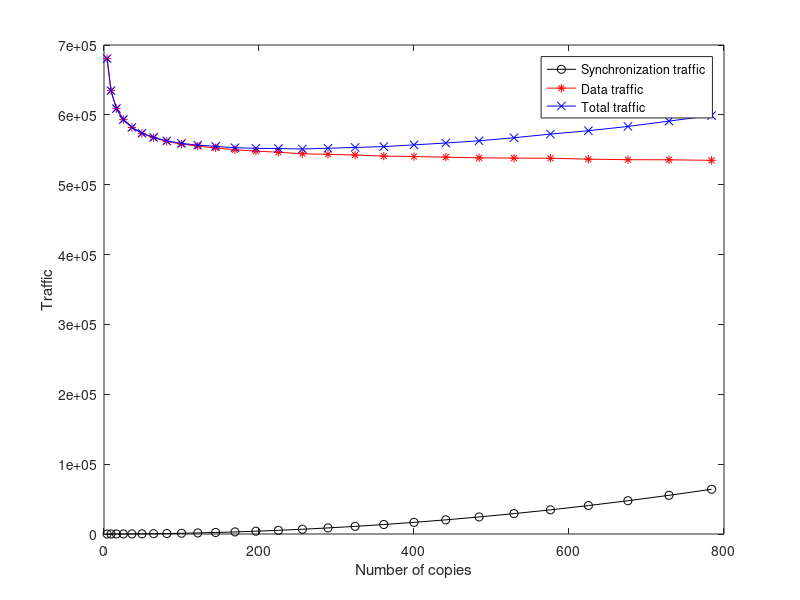

This figure's MATLAB source:
clearvars
close all
clc

load distances

sizeOfCopies=27;
lambdaD = 1;
N = 1000000; %nodes
lambdaS=0.2;

c=c(1:sizeOfCopies);
mDist=mDist(1:sizeOfCopies);
syncDist=syncDist(1:sizeOfCopies);

syncTfc=lambdaS*syncDist.*c.*(c-1);
dataTfc=lambdaD*N*mDist;

totTfc=syncTfc + dataTfc;

plot(c,syncTfc,'-ok')
hold on
plot(c,dataTfc,'-*r')
plot(c,totTfc,'-xb')
xlabel('Number of copies')
ylabel('Traffic')

legend('Synchronization traffic','Data traffic','Total traffic', ... 
'Location','best')

% lambdaD2 = 4;
% lambdaS2 = 0.000:0.025:0.1;
% tfc=[];
% 
% figure
% hold on
% for i=1:length(lambdaS2)
%     tfc = [ tfc ; lambdaS2(i)*syncDist.*c.*(c-1) + lambdaD2*N*mDist];
%     plot(c,lambdaS2(i)*syncDist.*c.*(c-1) + lambdaD2*N*mDist,'-o')
%     hold on
% end




